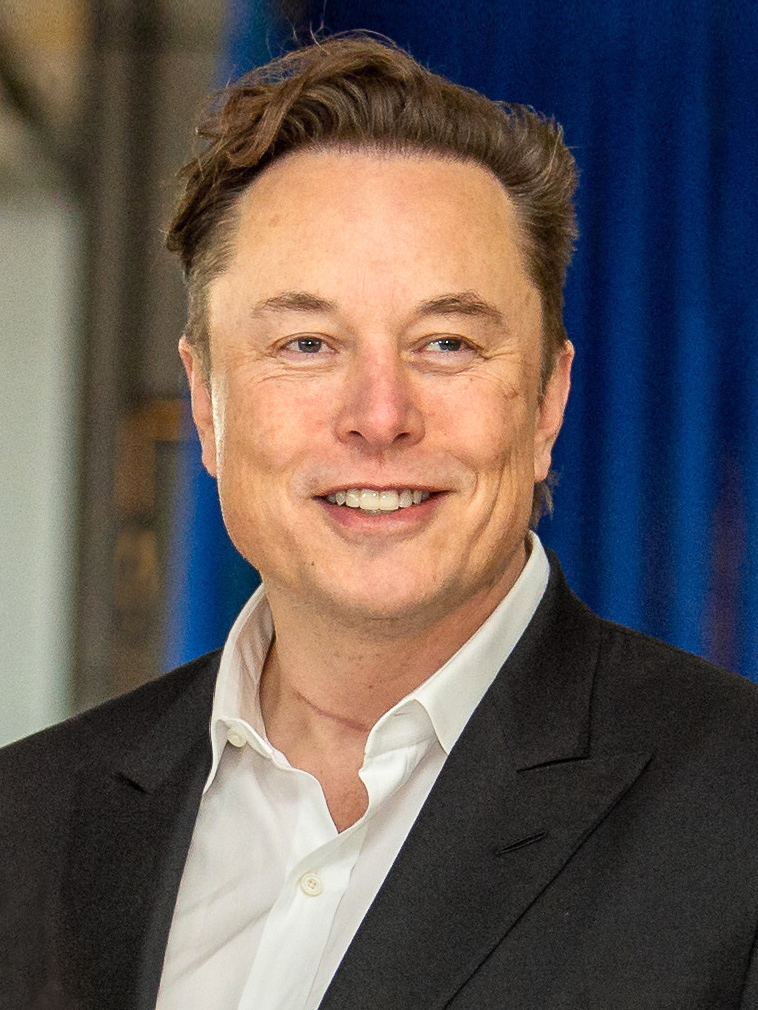
#> input picture image9.jpg, 758 x 1010 px
$ jupyter execute Crop_Image_using_opencv.ipynb
#> lines starting #> are read from the running program, lines starting #| are printed output that depends on the picture
[cell 1]
import cv2

[cell 2]
img=cv2.imread('image9.jpg')
#> img is the input picture: shape (1010, 758, 3); mean B, G, R 86.8, 90.3, 101.3
img=cv2.resize(img,(500,500))
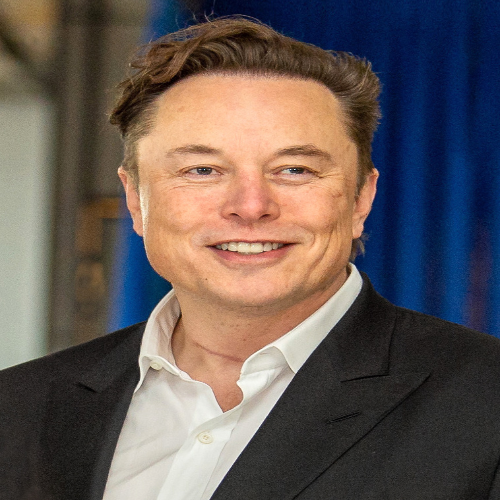
#> img: shape (500, 500, 3); mean B, G, R 86.7, 90.2, 101.1

print(img.shape)
#| (500, 500, 3)
# img[y1:y2, x1:x2]

crop=img[120:180, 200:400]
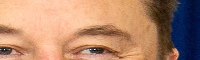
#> crop: shape (60, 200, 3); mean B, G, R 109.6, 135, 178.4

cv2.imshow('crop',crop)
cv2.imshow('old',img)
cv2.waitKey(0)
cv2.destroyAllWindows()
